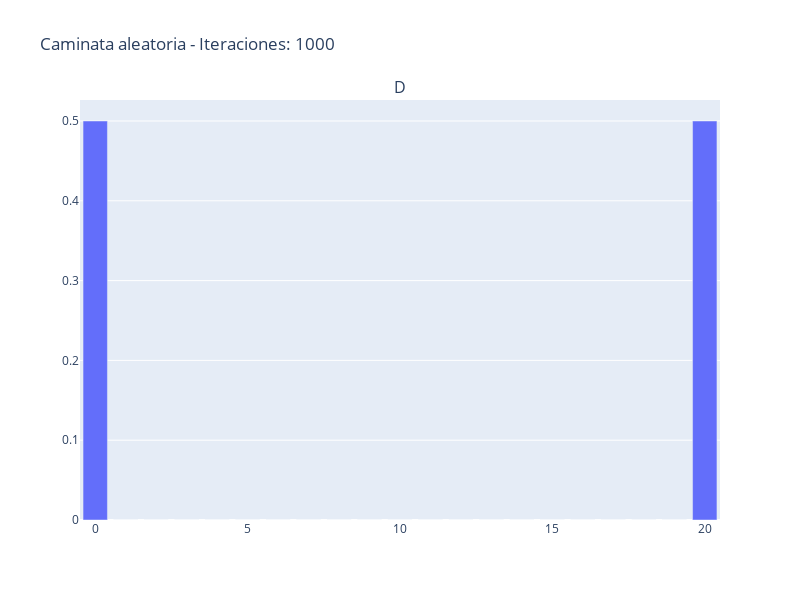

This figure's notebook cell:
### Code cell
iteraciones = 1
for i in range(iteraciones):
    v = A @ v
    vs.append(v)

print(v.round(3))

# Plot animation of distribution of array vs using plotly
import plotly.graph_objects as go
from plotly.subplots import make_subplots
import numpy as np

fig = make_subplots(rows=1, cols=1, subplot_titles=("Distribución"))

fig.add_trace(
    go.Bar(x=np.arange(n + 1), y=v, name="Distribución"),
    row=1, col=1
)
fig.update_layout(height=600, width=800, title_text="Caminata aleatoria - Iteraciones: "+str(iteraciones))
fig.show()

### Figure 1 — Plotly figure (JSON) as saved in the notebook; plotly's stock layout.template omitted (floating-point values rounded to 4 significant figures)
{"data": [{"name": "Distribución", "type": "bar", "x": [0, 1, 2, 3, 4, 5, 6, 7, 8, 9, 10, 11, 12, 13, 14, 15, 16, 17, 18, 19, 20], "xaxis": "x", "y": [0.5, 3.97e-08, 7.745e-08, 1.152e-07, 1.473e-07, 1.794e-07, 2.028e-07, 2.261e-07, 2.384e-07, 2.506e-07, 2.506e-07, 2.506e-07, 2.384e-07, 2.261e-07, 2.028e-07, 1.794e-07, 1.473e-07, 1.152e-07, 7.745e-08, 3.97e-08, 0.5], "yaxis": "y"}], "layout": {"annotations": [{"font": {"size": 16}, "showarrow": false, "text": "D", "x": 0.5, "xanchor": "center", "xref": "paper", "y": 1, "yanchor": "bottom", "yref": "paper"}], "height": 600, "title": {"text": "Caminata aleatoria - Iteraciones: 1000"}, "width": 800, "xaxis": {"anchor": "y", "domain": [0, 1]}, "yaxis": {"anchor": "x", "domain": [0, 1]}}}
